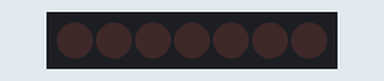
The sketch below on a simulated Arduino Uno, built with avr-gcc and run on an emulated ATmega328P. On the bench: 7×1 LED matrix.

Above: at 0.4 s.
At 0.9 s:
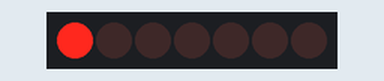
At 1.4 s:
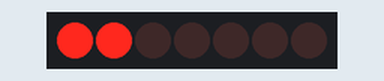
At 1.9 s:
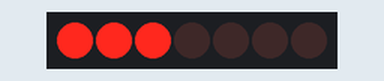
At 2.4 s:
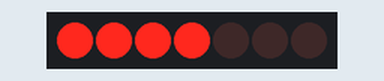
At 2.9 s:
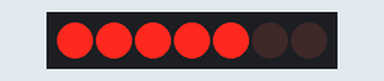

The sketch:

TFT-SensorMagnetic.ino
```cpp
//TFT Display con Sensor Magnetico
#include <IRremote.h>  //Librería para el control remoto infrarrojo

#include "TM1651.h"  //Librería para el display de batería
#define CLK 14  //definición de los pines para TM1651 y se pueden cambiar a otros puertos
#define DIO 4
int cont = 1;  //variable para controlar la cantidad de veces que se pulsa el botón del control remoto
int RECV_PIN = 5;  //pin de entrada para el control remoto infrarrojo
IRrecv irrecv(RECV_PIN);  //instancia del receptor de control remoto
decode_results results;  //variable para almacenar los resultados del control remoto
bool on = LOW;  //variable para almacenar el estado de encendido/apagado del dispositivo

TM1651 batteryDisplay(CLK, DIO);  //instancia del display de batería

void setup() {
  irrecv.enableIRIn();  //habilita la recepción de señales del control remoto
  Serial.begin(9600);  //inicia la comunicación serial con una velocidad de 9600 baudios
  batteryDisplay.init();  //inicializa el display de batería
  batteryDisplay.set(1);           //ajusta el brillo del display (0~7, siendo 0 el más bajo y 7 el más alto)
  batteryDisplay.frame(FRAME_ON);  //enciende el marco del display de batería (o FRAME_OFF para apagarlo)
}

void loop() {
  results.value = 0;  //reinicia los resultados del control remoto
  if (irrecv.decode() && cont != 6) {  //si se recibe una señal del control remoto y no se han pulsado más de 5 veces los botones
    if (cont >= 6) {  //si se han pulsado 6 veces, reinicia el contador
      cont = 0;
    } else {  //de lo contrario, no hace nada con el contador
      cont;
    }
    Serial.println(results.value, HEX);  //imprime en la consola el valor recibido del control remoto en hexadecimal
    irrecv.resume();  //reinicia el receptor de señales del control remoto para recibir la siguiente señal
  }
  delay(300);  //espera 300ms antes de continuar

  charging();  //función para mostrar la animación de carga del display de batería
}

void charging() {
  for (uint8_t level = 0; level < 6; level++) {  //repite el siguiente bloque de código 6 veces
    batteryDisplay.displayLevel(level);  //muestra en el display de batería el nivel de carga correspondiente
    delay(500);  //espera 500ms antes de continuar
  }
}
```

Measured:
- by itself, everything shown: repeats every 3.3 s, in 6 steps
- what the display in image 0 shows lasts 0.5 s, from 0.3 s to 0.8 s
- what the display in image 5 shows lasts 0.8 s, from 2.8 s to 3.6 s
